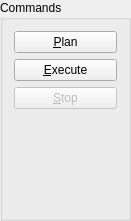
    <widget class="QGroupBox" name="groupBox_9">
     <property name="geometry">
      <rect>
       <x>360</x>
       <y>10</y>
       <width>131</width>
       <height>221</height>
      </rect>
     </property>
     <property name="title">
      <string>Commands</string>
     </property>
     <layout class="QVBoxLayout" name="verticalLayout_9">
      <item>
       <widget class="QPushButton" name="plan_button">
        <property name="text">
         <string>&amp;Plan</string>
        </property>
       </widget>
      </item>
      <item>
       <widget class="QPushButton" name="execute_button">
        <property name="enabled">
         <bool>true</bool>
        </property>
        <property name="text">
         <string>&amp;Execute</string>
        </property>
       </widget>
      </item>
      <item>
       <widget class="QPushButton" name="stop_button">
        <property name="enabled">
         <bool>false</bool>
        </property>
        <property name="text">
         <string>&amp;Stop</string>
        </property>
       </widget>
      </item>
      <item>
       <widget class="QLabel" name="result_label_1">
        <property name="layoutDirection">
         <enum>Qt::LeftToRight</enum>
        </property>
        <property name="text">
         <string/>
        </property>
        <property name="alignment">
         <set>Qt::AlignCenter</set>
        </property>
        <property name="wordWrap">
         <bool>false</bool>
        </property>
       </widget>
      </item>
      <item>
       <widget class="QLabel" name="result_label_2">
        <property name="layoutDirection">
         <enum>Qt::LeftToRight</enum>
        </property>
        <property name="text">
         <string/>
        </property>
        <property name="alignment">
         <set>Qt::AlignCenter</set>
        </property>
        <property name="wordWrap">
         <bool>false</bool>
        </property>
       </widget>
      </item>
      <item>
       <spacer name="verticalSpacer">
        <property name="orientation">
         <enum>Qt::Vertical</enum>
        </property>
        <property name="sizeHint" stdset="0">
         <size>
          <width>20</width>
          <height>40</height>
         </size>
        </property>
       </spacer>
      </item>
     </layout>
    </widget>
